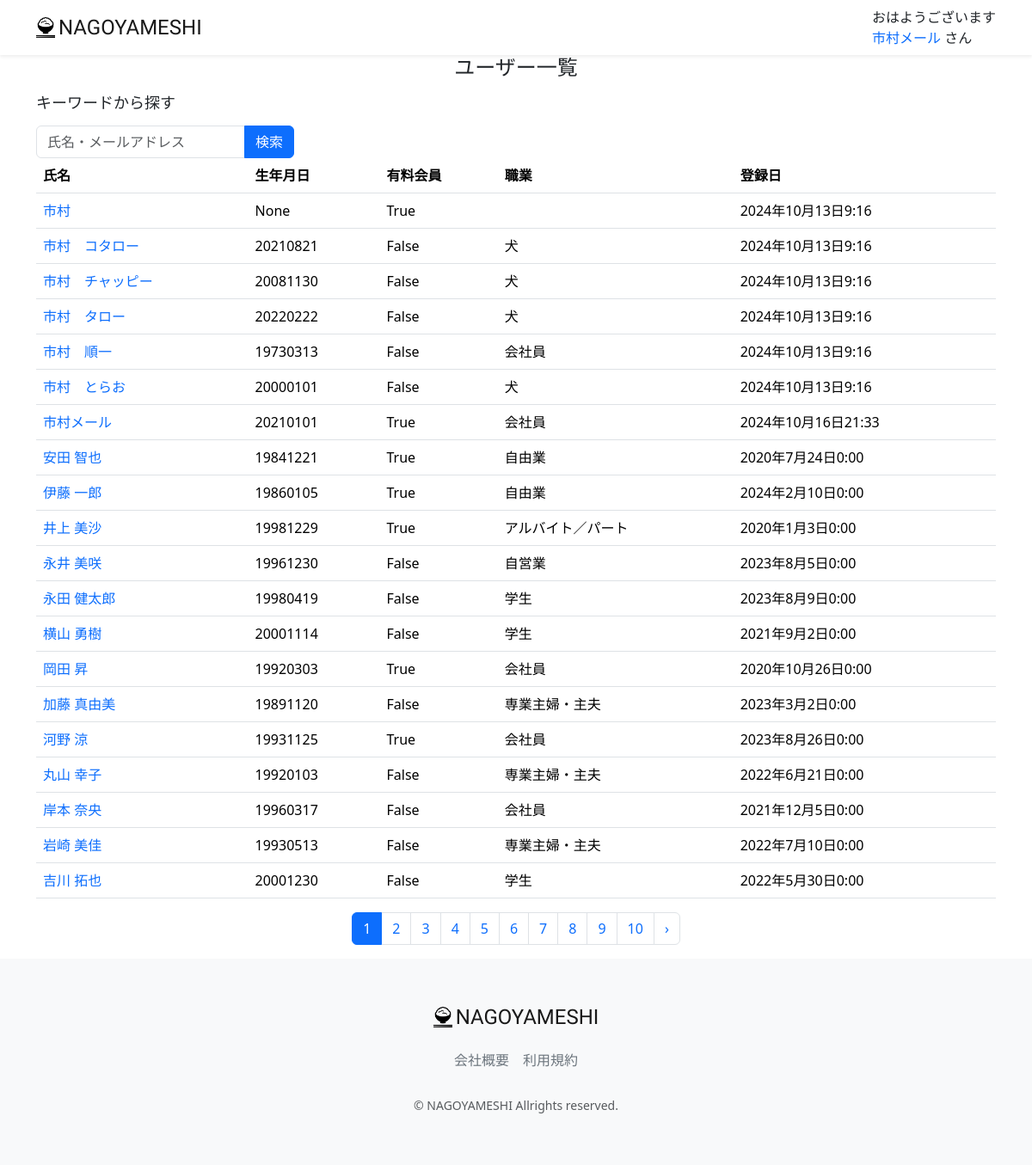
The page /accounts/user-list/ (signed in) on the database as committed earlier.
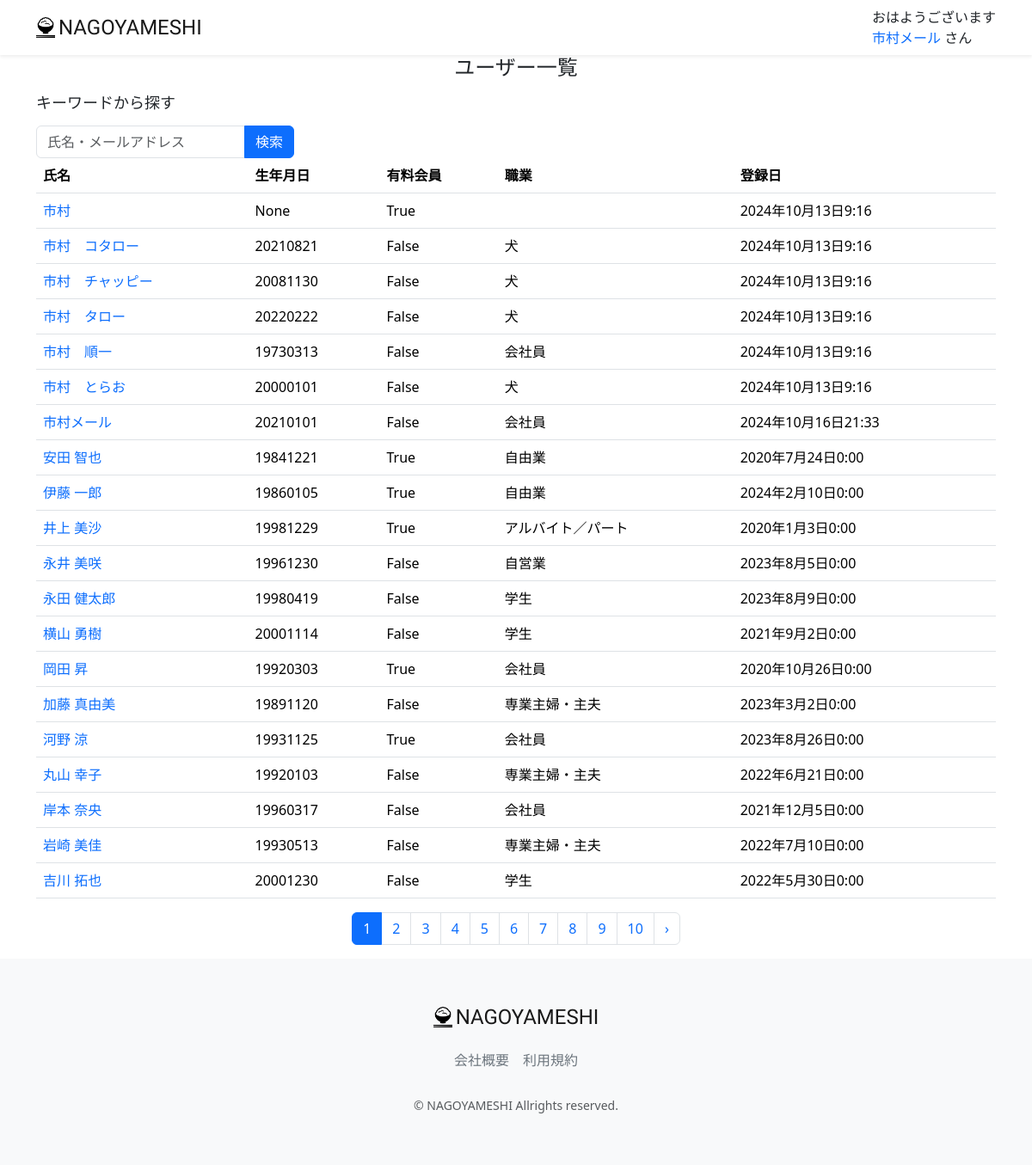
The same page on the database as committed later.
### accounts/models.py (models this page shows, shortened)
class CustomUser(AbstractUser):
    GENDER_TYPES = (
        ("男性","男性"),
        ("女性","女性"),
        ("未回答","未回答"),
    )
    user_name_kanji = models.CharField("名前" ,max_length=20, blank=False, null=False)
    user_name_kana = models.CharField("ふりがな" ,max_length=50, blank=False, null=False)
    birthday = models.CharField("生年月日" , max_length=20, null=True, blank=True)
    gender = models.CharField("性別", max_length=50, choices=GENDER_TYPES, blank=True)
    job = models.ForeignKey(Job, on_delete=models.DO_NOTHING, blank=True, null=True)
    is_subscribed = models.BooleanField(default=False, verbose_name="有料会員")
    card_name = models.CharField(max_length=128, null=True, blank=True, verbose_name="カード名義")
    card_number = models.CharField(max_length=128, null=True, blank=True, verbose_name="カード番号")
    stripeCustomerId = models.CharField(max_length=255,null=True, blank=True)
    stripeSubscriptionId = models.CharField(max_length=255,null=True, blank=True)
    regist_date = models.DateTimeField(default=timezone.now)
    created_day = models.DateTimeField("登録日", default=datetime.datetime.now, null=True, blank=True)
    updated_day = models.DateTimeField("更新日", default=datetime.datetime.now, null=True, blank=True)
    deleted_day = models.DateTimeField("削除日", null=True, blank=True)
    class Meta:
        verbose_name_plural = "CustomUser"

class Job(models.Model):
    name = models.CharField(max_length=200)

### accounts/views.py (the view)
# urls.py: path("user-list/", views.UserListView.as_view(), name="user_list"),
class UserListView(mixins.OnlyStuffUserMixin, generic.ListView):
    model = models.CustomUser
    template_name = 'admin/user_list.html'
    paginate_by = 20
    def get_queryset(self):
        keyword = self.request.GET.get('keyword')
        button_type = self.request.GET.get('button_type')
        print(f'button_type {button_type}')
        keyword = keyword if keyword is not None else ''
        if button_type == 'keyword':
            self.request.session['keyword_session'] = keyword
        keyword_session = self.request.session.get('keyword_session')
        if keyword_session is not None:
            queryset = models.CustomUser.objects.filter(Q(user_name_kanji__icontains=keyword_session) | Q(user_name_kana__icontains=keyword_session) | Q(username__contains=keyword_session)).order_by('id')
        else:
            queryset = models.CustomUser.objects.all().order_by('id')
        return queryset
    def get_context_data(self, **kwargs):
        context = super(UserListView, self).get_context_data(**kwargs)
        return context

### accounts/mixins.py (called while the page is built)
    def test_func(self):
        return self.request.user.is_staff

### restaurant/templatetags/custom_tag.py (called while the page is built)
@register.filter
def honor(val):
    return 'さん'

@register.filter
def greet(val):
    greeting = 'ようこそ'
    now = datetime.datetime.now()
    if now.hour <= 8:
        greeting = 'おはようございます'
    elif now.hour <= 18:
        greeting = 'こんにちは'
    else:
        greeting = 'こんばんは'
    return f'{greeting}'

### accounts/templates/admin/user_list.html (shortened to what this page needs)
{% extends "layout/base.html" %}
{% load static %}
{% block content %}
<main>
    <h1 class="mb-3 text-center">ユーザー一覧</h1>
    <div class="container nagoyameshi-container">
        <h3 class="mb-3">キーワードから探す</h3>
        <form method="GET" action="{% url 'user_list' %}"class="user-search-box">
            <div class="input-group">
                <input type="text" class="form-control" placeholder="氏名・メールアドレス" name="keyword">
                <button type="submit" class="btn btn-primary text-whiteshadow-sm">検索</button>
            </div>
        </form>
    </div>
    <div class="container nagoyameshi-container">
        <table class="table">
            <thead>
                <tr>
                    <th scope="col">氏名</th>
                    <th scope="col">生年月日</th>
                    <th scope="col">有料会員</th>
                    <th scope="col">職業</th>
                    <th scope="col">登録日</th>
                </tr>
            </thead>
            <tbody>
                {% for user in object_list %}
                        <tr>
                            <td>
                                <a href="{% url 'user_update' user.id %}">
                                    {{ user.user_name_kanji}}
                                </a>
                            </td>
                            <td>{{ user.birthday }} </td>
                            <td>{{ user.is_subscribed }}</td>
                            <td>{{ user.job.name}}</td>
                            <td>{{ user.created_day}}</td>
                        </tr>
                {% endfor %}
            </tbody>
        </table>
    </div>
    {% if is_paginated %}
        <div class="d-flex justify-content-center">
            <nav>
                <ul class="pagination">
                    {% for page_num in page_obj.paginator.page_range %}
                        {% if page_obj.number == page_num %}
                            <li class="page-item active" aria-current="page">
                                <span class="page-link">
                                    {{page_num }}
                                </span>
                            </li>
                        {% else %}
                            <li class="page-item">
                                <a class="page-link" href="?page={{ page_num }}">{{ page_num }}</a>
                            </li>
                        {% endif %}
                    {% endfor %}
                    {% if page_obj.has_next %}
                        <li class="page-item">
                            <a class="page-link" href="?page={{page_obj.next_page_number }}" rel="next" aria-label="次 &raquo;">
                                &rsaquo;
                            </a>
                        </li>
                    {% endif %}
                </ul>
            </nav>
        </div>
    {% endif %}
</main>
{% endblock %}

### restaurant/templates/layout/base.html (shortened to what this page needs)
{% load static %}
{% load custom_tag %}
<!DOCTYPE html>
<html lang="ja">
    <head>
        <link href="https://cdn.jsdelivr.net/npm/bootstrap@5.3.3/dist/css/bootstrap.min.css" rel="stylesheet">
        <link href="{% static 'css/nagoyameshi.css' %}" rel="stylesheet">
    </head>
    <body>
        <div id="app" class="wrapper">
            <nav class="navbar navbar-expand-md navbar-light bg-white shadow-sm">
                <div class="container nagoyameshi-container">
                    <a class="navbar-brand app-name" href="{% url 'top_page' %}">
                    <div class="d-flex align-items-center">
                        <img class="nagoyameshi-logo me-1" src="{% static 'images/logo/logo.png' %}" alt="nagoyameshi">NAGOYAMESHI
                    </div>
                    </a>
                    <div class="collapse navbar-collapse" id="navbarSupportedContent">
                        <ul class="navbar-nav ms-auto">
                            {% if user.is_staff %}
                            <li class="nav-item dropdown">
                                {{user.user_name_kanji|greet}}
                                <br>
                                <a id="navbarDropdown" class="nav-linkdropdown-toggle" href="#" role="button" data-bs-toggle="dropdown" aria-haspopup="true" aria-expanded="false" v-pre>
                                    {{ user.user_name_kanji}}
                                </a>
                                {{user.user_name_kanji|honor}}
                            </li>
                            {% endif %}
                        </ul>
                    </div>
                </div>
            </nav>
            {% block content %}{% endblock %}
            <footer class="bg-light">
                <div class="d-flex justify-content-center footer-logo">
                    <a class="navbar-brand app-name" href="{% url 'top_page' %}">
                        <div class="d-flex align-items-center">
                            <img class="nagoyameshi-logo me-1" src="{% static 'images/logo/logo.png' %}" alt="nagoyameshi">
                               NAGOYAMESHI
                        </div>
                    </a>
                </div>
                <div class="d-flex justify-content-center footer-link">
                    <a href="{% url 'company_page' %}" class="link-secondary me-3">会社概要</a>
                    <a href="{% url 'terms_page' %}" class="link-secondary">利用規約</a>
                </div>
                <p class="text-center text-muted small mb-0">&copy; NAGOYAMESHI Allrights reserved.</p>
            </footer>
        </div>
    </body>
</html>

Rows that differ between the two databases and show on the page:
changed CustomUser "市村メール": is_subscribed "True" → "False"
